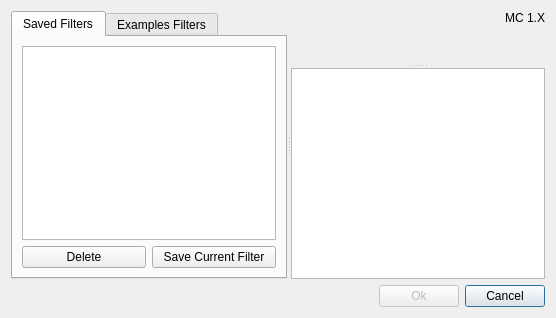
<?xml version="1.0" encoding="UTF-8"?>
<ui version="4.0">
 <class>PresetDialog</class>
 <widget class="QDialog" name="PresetDialog">
  <property name="windowTitle">
   <string>Filter Presets</string>
  </property>
  <property name="windowIcon">
   <iconset resource="../rc/icons.qrc">
    <normaloff>:/icons/logo.png</normaloff>:/icons/logo.png</iconset>
  </property>
  <layout class="QGridLayout" name="gridLayout_5">
   <item row="0" column="0">
    <widget class="QSplitter" name="splitterH">
     <property name="sizePolicy">
      <sizepolicy hsizetype="Expanding" vsizetype="Expanding">
       <horstretch>0</horstretch>
       <verstretch>0</verstretch>
      </sizepolicy>
     </property>
     <property name="orientation">
      <enum>Qt::Horizontal</enum>
     </property>
     <widget class="QWidget" name="gridLayoutWidget">
      <layout class="QGridLayout" name="gridLayout_4">
       <item row="0" column="0">
        <widget class="QTabWidget" name="tabWidget">
         <property name="currentIndex">
          <number>0</number>
         </property>
         <widget class="QWidget" name="tabFilters">
          <attribute name="title">
           <string>Saved Filters</string>
          </attribute>
          <layout class="QGridLayout" name="gridLayout">
           <item row="1" column="0">
            <widget class="QPushButton" name="buttonDelete">
             <property name="text">
              <string>Delete</string>
             </property>
            </widget>
           </item>
           <item row="1" column="1">
            <widget class="QPushButton" name="buttonSave">
             <property name="text">
              <string>Save Current Filter</string>
             </property>
            </widget>
           </item>
           <item row="0" column="0" colspan="2">
            <widget class="QListWidget" name="listFilters">
             <property name="font">
              <font>
               <family>Monospace</family>
              </font>
             </property>
             <property name="alternatingRowColors">
              <bool>true</bool>
             </property>
             <property name="selectionMode">
              <enum>QAbstractItemView::SingleSelection</enum>
             </property>
            </widget>
           </item>
          </layout>
         </widget>
         <widget class="QWidget" name="tabExamples">
          <attribute name="title">
           <string>Examples Filters</string>
          </attribute>
          <layout class="QGridLayout" name="gridLayout_2">
           <item row="0" column="0">
            <widget class="QListWidget" name="listExamples">
             <property name="font">
              <font>
               <family>Monospace</family>
              </font>
             </property>
             <property name="alternatingRowColors">
              <bool>true</bool>
             </property>
             <property name="selectionMode">
              <enum>QAbstractItemView::SingleSelection</enum>
             </property>
            </widget>
           </item>
          </layout>
         </widget>
        </widget>
       </item>
      </layout>
     </widget>
     <widget class="QWidget" name="layoutWidget">
      <layout class="QGridLayout" name="gridLayout_3">
       <item row="1" column="0">
        <widget class="QSplitter" name="splitterV">
         <property name="orientation">
          <enum>Qt::Vertical</enum>
         </property>
         <widget class="FormConditions" name="formCond" native="true"/>
         <widget class="QTextEdit" name="textDesc"/>
        </widget>
       </item>
       <item row="0" column="0">
        <widget class="QLabel" name="labelMC">
         <property name="text">
          <string>MC 1.X</string>
         </property>
         <property name="alignment">
          <set>Qt::AlignRight|Qt::AlignTrailing|Qt::AlignVCenter</set>
         </property>
        </widget>
       </item>
      </layout>
     </widget>
    </widget>
   </item>
   <item row="1" column="0">
    <layout class="QHBoxLayout" name="horizontalLayout">
     <item>
      <spacer name="horizontalSpacer">
       <property name="orientation">
        <enum>Qt::Horizontal</enum>
       </property>
       <property name="sizeHint" stdset="0">
        <size>
         <width>0</width>
         <height>0</height>
        </size>
       </property>
      </spacer>
     </item>
     <item>
      <widget class="QPushButton" name="buttonOk">
       <property name="enabled">
        <bool>false</bool>
       </property>
       <property name="text">
        <string>Ok</string>
       </property>
      </widget>
     </item>
     <item>
      <widget class="QPushButton" name="buttonCancel">
       <property name="text">
        <string>Cancel</string>
       </property>
       <property name="default">
        <bool>true</bool>
       </property>
      </widget>
     </item>
    </layout>
   </item>
  </layout>
 </widget>
 <customwidgets>
  <customwidget>
   <class>FormConditions</class>
   <extends>QWidget</extends>
   <header>src/formconditions.h</header>
   <container>1</container>
  </customwidget>
 </customwidgets>
 <resources>
  <include location="../rc/icons.qrc"/>
 </resources>
 <connections/>
</ui>
